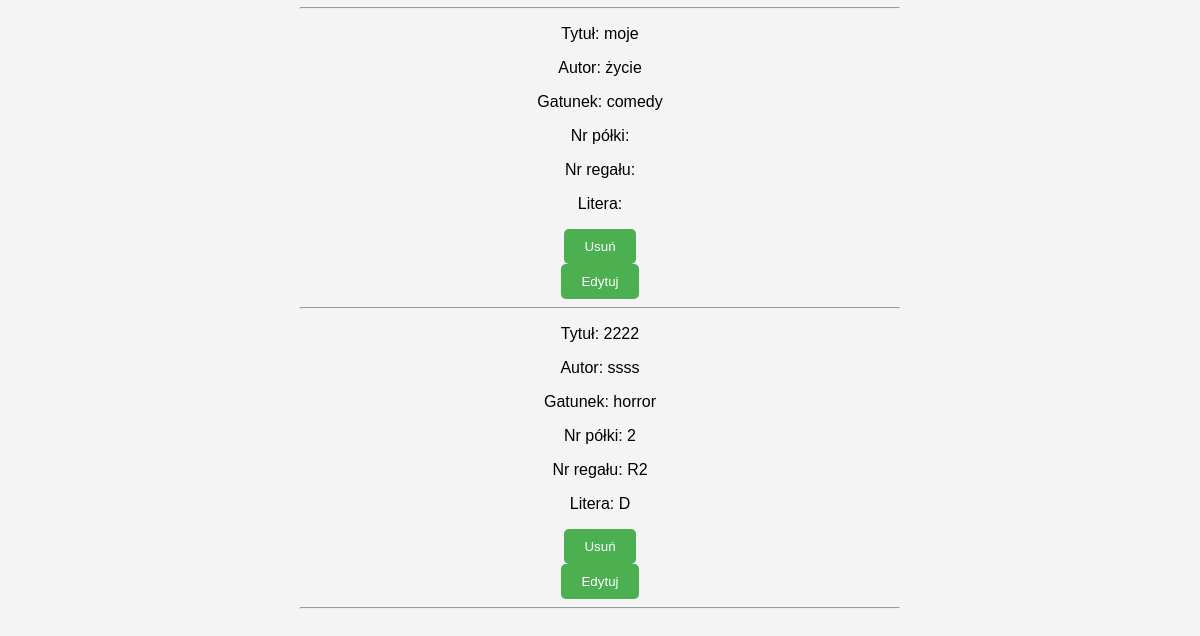
The page /library.php (signed in, lower part) on the database as committed earlier.
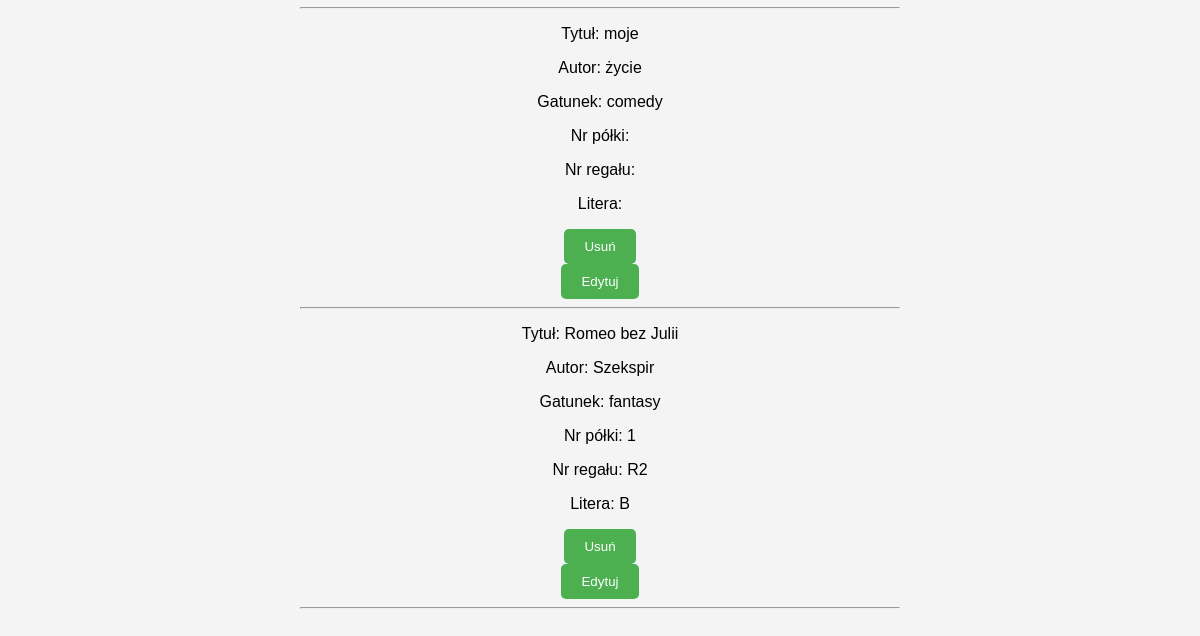
The same page on the database as committed later.
### tables this page shows
CREATE TABLE `books` (
  `id` int(11) NOT NULL,
  `title` varchar(255) NOT NULL,
  `author` varchar(255) NOT NULL,
  `category` varchar(20) NOT NULL,
  `nr_polki` varchar(100) NOT NULL,
  `nr_regal` varchar(10) NOT NULL,
  `alphabet` varchar(5) NOT NULL
);

### library.php (the view, shortened to what this page needs)
<?php
$conn = new mysqli("localhost", "root", "", "library");
$sql = "SELECT * FROM books";
$result = $conn->query($sql);
$booksList = "";
if ($result->num_rows > 0) {
    while ($row = $result->fetch_assoc()) {
        $booksList .= "<p>Tytuł: " . $row["title"] . "</p>";
        $booksList .= "<p>Autor: " . $row["author"] . "</p>";
        $booksList .= "<p>Gatunek: " . $row["category"] . "</p>";
        $booksList .= "<p>Nr półki: " . $row["nr_polki"] . "</p>";
        $booksList .= "<p>Nr regału: " . $row["nr_regal"] . "</p>";
        $booksList .= "<p>Litera: " . $row["alphabet"] . "</p>";
        $booksList .= "<form action='library.php' method='GET'>";
        $booksList .= "<input type='hidden' name='delete' value='" . $row["id"] . "'>";
        $booksList .= "<button type='submit'>Usuń</button>";
        $booksList .= "</form>";
        $booksList .= "<button onclick='showEditForm(" . $row["id"] . ")'>Edytuj</button>";
        $booksList .= "<div id='edit-form-" . $row["id"] . "' style='display: none;'>";
        $booksList .= "<form action='library.php' method='POST'>";
        $booksList .= "<input type='hidden' name='book-id' value='" . $row["id"] . "'>";
        $booksList .= "<input type='text' name='new-author' placeholder='Nowy autor'>";
        $booksList .= "<input type='text' name='new-title' placeholder='Nowy tytuł'>";
        $booksList .= "<select name='new-category'>";
        $booksList .= "<option value='' disabled selected>Wybierz gatunek</option>";
        $booksList .= "<option value='fantasy'>Fantasy</option>";
        $booksList .= "<option value='horror'>Horror</option>";
        $booksList .= "<option value='sci-fi'>Sci-fi</option>";
        $booksList .= "<option value='comedy'>Komedia</option>";
        $booksList .= "<option value='documentary'>Dokument</option>";
        $booksList .= "</select>";
        $booksList .= "<select name='new-nr_polki'>";
        $booksList .= "<option value='' disabled selected>Wybierz nr półki</option>";
        $booksList .= "<option value='1'>1</option>";
        $booksList .= "<option value='2'>2</option>";
        $booksList .= "<option value='3'>3</option>";
        $booksList .= "<option value='4'>4</option>";
        $booksList .= "<option value='5'>5</option>";
        $booksList .= "</select>";
        $booksList .= "<select name='new-nr_regal'>";
        $booksList .= "<option value='' disabled selected>Wybierz nr regału</option>";
        $booksList .= "<option value='R1'>R1</option>";
        $booksList .= "<option value='R2'>R2</option>";
        $booksList .= "<option value='R3'>R3</option>";
        $booksList .= "<option value='R4'>R4</option>";
        $booksList .= "<option value='R5'>R5</option>";
        $booksList .= "</select>";
        $booksList .= "<select name='new-alphabet'>";
        $booksList .= "<option value='' disabled selected>Wybierz litere</option>";
        $booksList .= "<option value='A'>A</option>";
        $booksList .= "<option value='B'>B</option>";
        $booksList .= "<option value='C'>C</option>";
        $booksList .= "<option value='D'>D</option>";
        $booksList .= "<option value='E'>E</option>";
        $booksList .= "</select>";
        $booksList .= "<button type='submit' name='edit'>Zapisz</button>";
        $booksList .= "</form>";
        $booksList .= "</div>";
        $booksList .= "<hr>";
    }
} else {
    $booksList = "Brak książek w bibliotece.";
}
?>
<!DOCTYPE html>
<html>
<head>
    <link rel="stylesheet" type="text/css" href="style.css">
</head>
<body>
    <div class="container">
        <div class="books-container">
            <?php echo $booksList; ?>
        </div>
    </div>
</body>
</html>

Rows that differ between the two databases and show on the page:
changed books: title "2222" → "Romeo bez Julii"; author "ssss" → "Szekspir"; category "horror" → "fantasy"; nr_polki "2" → "1"; alphabet "D" → "B"
